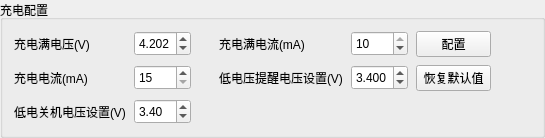
            <widget class="QGroupBox" name="groupBox_2">
             <property name="sizePolicy">
              <sizepolicy hsizetype="Preferred" vsizetype="Fixed">
               <horstretch>0</horstretch>
               <verstretch>0</verstretch>
              </sizepolicy>
             </property>
             <property name="title">
              <string>充电配置</string>
             </property>
             <layout class="QGridLayout" name="gridLayout">
              <property name="spacing">
               <number>8</number>
              </property>
              <item row="1" column="0">
               <widget class="QLabel" name="label_5">
                <property name="text">
                 <string>充电电流(mA)</string>
                </property>
               </widget>
              </item>
              <item row="1" column="4">
               <widget class="QLabel" name="label_6">
                <property name="sizePolicy">
                 <sizepolicy hsizetype="Fixed" vsizetype="Preferred">
                  <horstretch>0</horstretch>
                  <verstretch>0</verstretch>
                 </sizepolicy>
                </property>
                <property name="text">
                 <string>低电压提醒电压设置(V)</string>
                </property>
               </widget>
              </item>
              <item row="0" column="4">
               <widget class="QLabel" name="label_4">
                <property name="text">
                 <string>充电满电流(mA)</string>
                </property>
               </widget>
              </item>
              <item row="0" column="0">
               <widget class="QLabel" name="label_3">
                <property name="text">
                 <string>充电满电压(V)</string>
                </property>
               </widget>
              </item>
              <item row="0" column="5">
               <widget class="QSpinBox" name="spinBox_6">
                <property name="minimumSize">
                 <size>
                  <width>0</width>
                  <height>25</height>
                 </size>
                </property>
                <property name="minimum">
                 <number>3</number>
                </property>
                <property name="maximum">
                 <number>10</number>
                </property>
                <property name="value">
                 <number>10</number>
                </property>
               </widget>
              </item>
              <item row="1" column="5">
               <widget class="QDoubleSpinBox" name="doubleSpinBox_3">
                <property name="minimumSize">
                 <size>
                  <width>0</width>
                  <height>25</height>
                 </size>
                </property>
                <property name="decimals">
                 <number>3</number>
                </property>
                <property name="minimum">
                 <double>3.000000000000000</double>
                </property>
                <property name="maximum">
                 <double>3.500000000000000</double>
                </property>
                <property name="value">
                 <double>3.400000000000000</double>
                </property>
               </widget>
              </item>
              <item row="1" column="1" colspan="2">
               <widget class="QSpinBox" name="spinBox_7">
                <property name="minimumSize">
                 <size>
                  <width>0</width>
                  <height>25</height>
                 </size>
                </property>
                <property name="minimum">
                 <number>15</number>
                </property>
                <property name="maximum">
                 <number>40</number>
                </property>
               </widget>
              </item>
              <item row="0" column="3">
               <spacer name="horizontalSpacer_3">
                <property name="orientation">
                 <enum>Qt::Horizontal</enum>
                </property>
                <property name="sizeType">
                 <enum>QSizePolicy::Fixed</enum>
                </property>
                <property name="sizeHint" stdset="0">
                 <size>
                  <width>20</width>
                  <height>20</height>
                 </size>
                </property>
               </spacer>
              </item>
              <item row="0" column="1" colspan="2">
               <widget class="QDoubleSpinBox" name="doubleSpinBox">
                <property name="minimumSize">
                 <size>
                  <width>0</width>
                  <height>25</height>
                 </size>
                </property>
                <property name="decimals">
                 <number>3</number>
                </property>
                <property name="minimum">
                 <double>4.100000000000000</double>
                </property>
                <property name="maximum">
                 <double>4.500000000000000</double>
                </property>
                <property name="value">
                 <double>4.202000000000000</double>
                </property>
               </widget>
              </item>
              <item row="2" column="0">
               <widget class="QLabel" name="label_7">
                <property name="sizePolicy">
                 <sizepolicy hsizetype="Fixed" vsizetype="Preferred">
                  <horstretch>0</horstretch>
                  <verstretch>0</verstretch>
                 </sizepolicy>
                </property>
                <property name="text">
                 <string>低电关机电压设置(V)</string>
                </property>
               </widget>
              </item>
              <item row="2" column="1" colspan="2">
               <widget class="QDoubleSpinBox" name="doubleSpinBox_2">
                <property name="minimumSize">
                 <size>
                  <width>0</width>
                  <height>25</height>
                 </size>
                </property>
                <property name="minimum">
                 <double>3.000000000000000</double>
                </property>
                <property name="maximum">
                 <double>3.500000000000000</double>
                </property>
                <property name="value">
                 <double>3.400000000000000</double>
                </property>
               </widget>
              </item>
              <item row="0" column="7">
               <spacer name="horizontalSpacer_7">
                <property name="orientation">
                 <enum>Qt::Horizontal</enum>
                </property>
                <property name="sizeType">
                 <enum>QSizePolicy::Preferred</enum>
                </property>
                <property name="sizeHint" stdset="0">
                 <size>
                  <width>40</width>
                  <height>20</height>
                 </size>
                </property>
               </spacer>
              </item>
              <item row="0" column="6">
               <widget class="QPushButton" name="pushButton_2">
                <property name="minimumSize">
                 <size>
                  <width>75</width>
                  <height>25</height>
                 </size>
                </property>
                <property name="maximumSize">
                 <size>
                  <width>75</width>
                  <height>16777215</height>
                 </size>
                </property>
                <property name="text">
                 <string>配置</string>
                </property>
               </widget>
              </item>
              <item row="1" column="6">
               <widget class="QPushButton" name="pushButton_3">
                <property name="minimumSize">
                 <size>
                  <width>75</width>
                  <height>25</height>
                 </size>
                </property>
                <property name="maximumSize">
                 <size>
                  <width>75</width>
                  <height>16777215</height>
                 </size>
                </property>
                <property name="text">
                 <string>恢复默认值</string>
                </property>
               </widget>
              </item>
             </layout>
            </widget>
